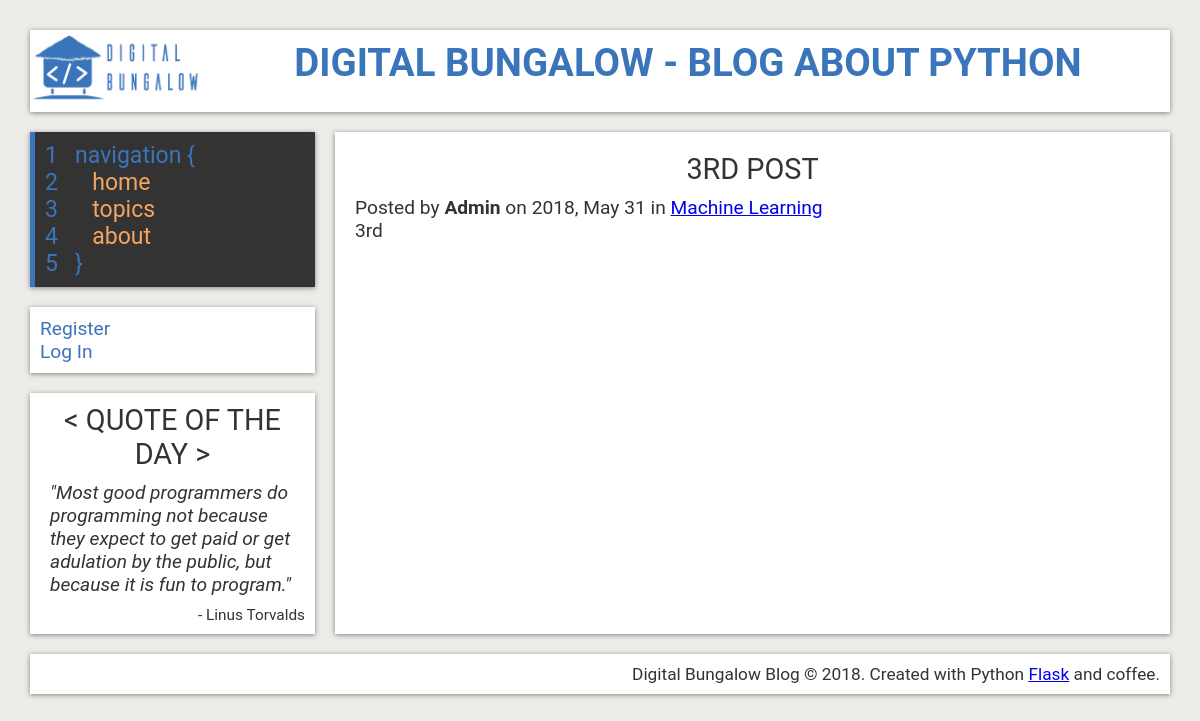
/post/3rd post, run on the app's committed database.
### flaskblog/models.py (models this page shows, shortened)
class Post(db.Model):
    id = db.Column(db.Integer, primary_key=True)
    title = db.Column(db.String(100), nullable=False)
    date_posted = db.Column(db.DateTime, nullable=False, default=datetime.utcnow)
    content = db.Column(db.Text, nullable=False)
    topic_id = db.Column(db.Integer, db.ForeignKey('topic.id'), nullable=False)
    user_id = db.Column(db.Integer, db.ForeignKey('user.id'), nullable=False)

class User(db.Model, UserMixin):
    id = db.Column(db.Integer, primary_key=True)
    username = db.Column(db.String(20), unique=True, nullable=False)
    email = db.Column(db.String(120), unique=True, nullable=False)
    image_file = db.Column(db.String(20), nullable=False, default='default-avatar.jpg')
    password = db.Column(db.String(60), nullable=False)
    posts = db.relationship('Post', backref='author', lazy=True)

class Topic(db.Model):
    id = db.Column(db.Integer, primary_key=True)
    topicname = db.Column(db.String(60), nullable=False)
    posts = db.relationship('Post', backref='topic', lazy=True)

### flaskblog/routes.py (the view)
@app.route("/post/<post_title>")
def post(post_title):
    post = Post.query.filter_by(title=post_title).first()
    topic = Topic.query.filter_by(id=post.topic_id).first()
    return render_template('post.html', title=post.title, topic=topic, post=post)

### flaskblog/templates/post.html
{% extends "layout.html" %}
{% block content %}
    <article class="post">
      <section class="post-content">
          <h2>{{ post.title }}</h2>
          <div class="post-meta">
            <p> Posted by <b>{{ post.author.username }}</b>
              on {{ post.date_posted.strftime('%Y, %b %d') }}
              in <a href="{{ url_for('topic', topic_name=topic.topicname)}}">
                  {{ topic.topicname }}
                </a>
            </p>
          </div>
          <div class="post-text">
            {{ post.content }}
          </div>
      </section>
    </article>
{% endblock content %}

### flaskblog/static/style.css (style rules this page uses)
:root { --primary: #ffffff; --blue: #3a75bb; --orange: #F4A460; --lightblue: #DDEAF9; --grey: #edece8; --hover: #696969; --dark: #333; --shadow: 0 1px 5px rgba(104, 104, 104, 0.8); }
* { margin: 0px; padding: 0px; }
html { box-sizing: border-box; color: var(--dark); font-family: Roboto; font-size: 1.2em; }
body { background: var(--grey); }
h2 { text-transform: uppercase; font-weight: normal; }
article { grid-area: article; background: var(--primary); padding: 10px 20px; box-shadow: var(--shadow); }
section { padding: 10px 0; }
article h2 { text-align: center; margin-bottom: 10px; }

### data on the page
Post: title "3RD POST", date_posted "2018, May 31", content "3rd"
User: author.username "Admin"
Topic: topicname "Machine Learning"
